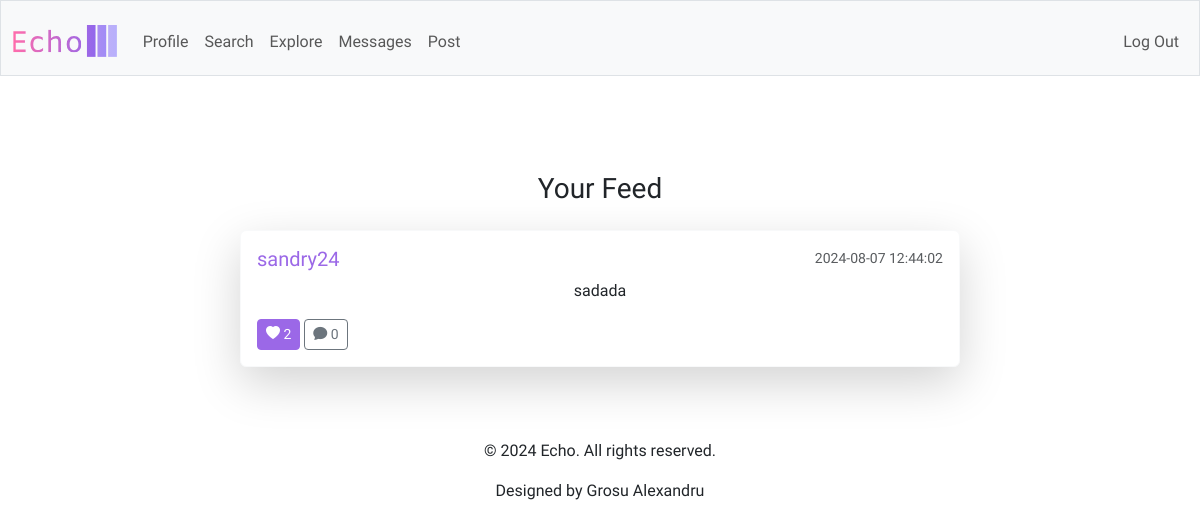
The page /feed (signed in) on the database its author committed.
### tables this page shows
CREATE TABLE posts (
    id INTEGER PRIMARY KEY AUTOINCREMENT,
    user_id INTEGER NOT NULL,
    content TEXT NOT NULL,
    created_at TIMESTAMP DEFAULT CURRENT_TIMESTAMP,
    FOREIGN KEY (user_id) REFERENCES users(id)
);

### app.py (the view)
@app.route("/feed")
@login_required
def feed():
    user_id = session['user_id']
    posts = db.execute('''
        SELECT p.id, p.user_id, p.content, p.created_at, u.username,
               COUNT(l.id) AS like_count,
               EXISTS (
                   SELECT 1 FROM likes l2
                   WHERE l2.user_id = ? AND l2.post_id = p.id
               ) AS liked_by_user
        FROM posts p
        JOIN users u ON p.user_id = u.id
        LEFT JOIN likes l ON p.id = l.post_id
        WHERE p.user_id = ? OR EXISTS (
            SELECT 1 FROM follows f
            WHERE f.follower_id = ? AND f.followed_id = p.user_id
        )
        GROUP BY p.id
        ORDER BY p.created_at DESC
    ''', user_id, user_id, user_id)
    comments = db.execute('''
        SELECT c.id, c.user_id, c.content, c.created_at, c.post_id, u.username
        FROM comments c
        JOIN users u ON c.user_id = u.id
        WHERE c.post_id IN (SELECT id FROM posts)
        ORDER BY c.created_at ASC
    ''')
    grouped_comments = {}
    for comment in comments:
        post_id = comment['post_id']
        if post_id not in grouped_comments:
            grouped_comments[post_id] = []
        grouped_comments[post_id].append(comment)
    return render_template("feed.html", posts=posts, comments=grouped_comments)

### app.py (called while the page is built)
@app.after_request
def after_request(response):
    response.headers["Cache-Control"] = "no-cache, no-store, must-revalidate"
    response.headers["Expires"] = 0
    response.headers["Pragma"] = "no-cache"
    return response

### helpers.py (called while the page is built)
def login_required(f):
    @wraps(f)
    def decorated_function(*args, **kwargs):
        if session.get("user_id") is None:
            return redirect("/login")
        return f(*args, **kwargs)
    return decorated_function

### templates/feed.html (shortened to what this page needs)
{% extends "layout.html" %}
{% block main %}
<div class="container mt-5">
    <h3 class="mb-4 text-center">Your Feed</h3>
    <div class="row justify-content-center">
        <div class="col-md-8">
            {% if posts %}
                {% for post in posts %}
                    <div class="card mb-4 shadow-lg border-light">
                        <div class="card-body">
                            <div class="d-flex justify-content-between align-items-center mb-2">
                                <h5 class="card-title mb-0">
                                    <a href="{{ url_for('profile', username=post['username']) }}" class="purple text-decoration-none">
                                        {{ post['username'] }}
                                    </a>
                                </h5>
                                <small class="text-muted">{{ post['created_at'] }}</small>
                            </div>
                            <p class="card-text">{{ post['content'] }}</p>
                            <div class="d-flex justify-content-between align-items-center">
                                <div>
                                    <form action="{{ url_for('toggle_like', post_id=post['id']) }}" method="post" class="d-inline">
                                        <button type="submit" class="btn {{ 'btn-primary' if post['liked_by_user'] else 'btn-outline-primary' }} btn-sm">
                                            <i class="bi bi-heart-fill"></i> {{ post['like_count'] }}
                                        </button>
                                    </form>
                                    <button class="btn btn-outline-secondary btn-sm" data-bs-toggle="collapse" data-bs-target="#comments-{{ post['id'] }}">
                                        <i class="bi bi-chat-fill"></i> {{ comments[post['id']] | length if post['id'] in comments else 0 }}
                                    </button>
                                </div>
                            </div>
                        </div>
                    </div>
                {% endfor %}
            {% endif %}
        </div>
    </div>
</div>
{% endblock %}

### static/styles.css (style rules this page uses)
body { font-family: "Amiko", sans-serif; }
.purple { color: #9b68e7; }
.btn-primary, .btn-primary:active:focus { background-color: #9b68e7; border-color: #9b68e7; color: #fff; }

### rows shown on the page
posts: username "sandry24", created_at "2024-08-07 12:44:02", content "sadada", like_count "2", comments "0"
